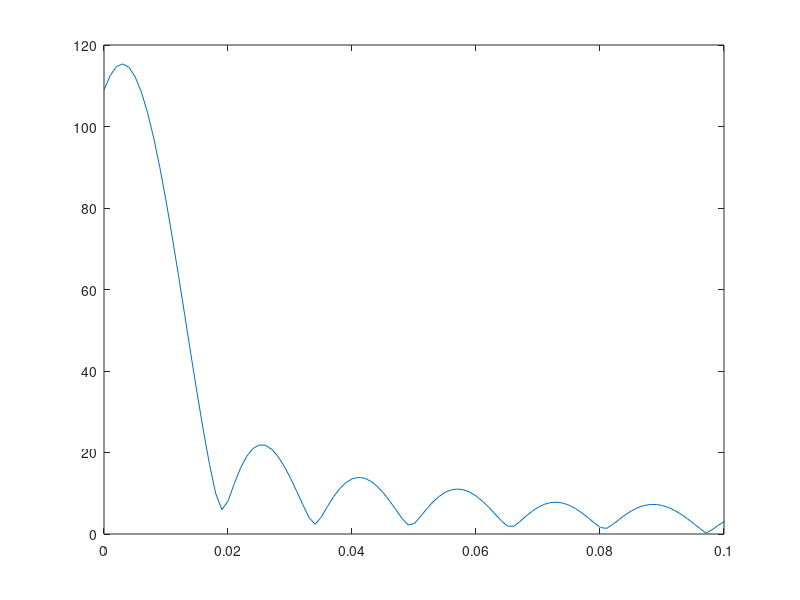

Source code (MATLAB): (Note: this script raises an error after producing the figure.)
clear;clc;close all;

n = 0:63;
% L = length(n);
d = 0.1e-2;
L = round(1/d);
s = exp(1i*2*pi*d*n) + exp(1i*2*pi*5*d*n) + 0.1*randn(size(n));%+ exp(1i*pi/3*n) + randn(1,100);
figure
plot(linspace(0,1,L),abs(fft(s,L)))
xlim([0,1e-1])
% Hs = spectrum.music(2,40);
% figure
% pseudospectrum(Hs,s)
% 
f = linspace(0,1e-2,2048);
[S,w] = pmusic(s,[2,40],f,[],40);
figure
plot(w,mag2db(S))
grid on

S = MUSIC_est(s,[2,5],f,40);
figure
plot(f,mag2db(S))
